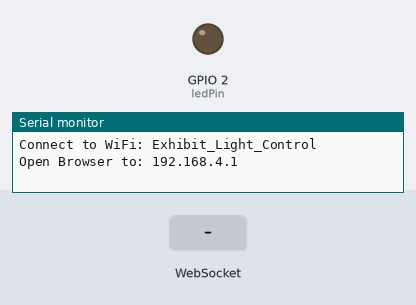
Bench run of a sketch on a simulated ESP32. Parts: output pins drawn as LEDs (lit = HIGH), the last lines printed to the serial monitor. The inputs (shaded band) are chosen by the test bench.

Above: at 1.2 s.
1.3 s: WebSocket text "2" received
At 1.6 s:
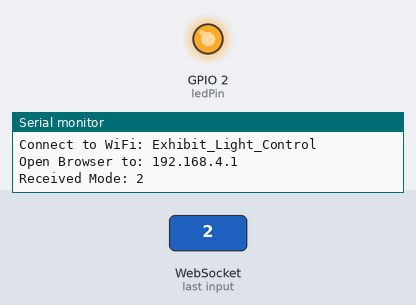
4.3 s: WebSocket text "0" received
At 5.0 s:
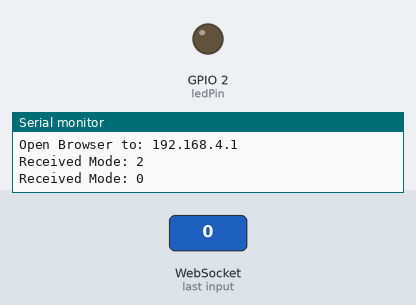
5.8 s: WebSocket text "1" received
At 6.2 s:
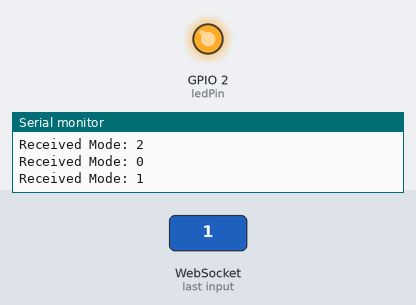
Timing chart, 0 to 8.8 s (numbered marks = the images above; inputs shaded):
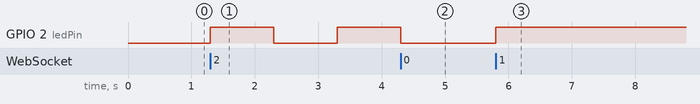

Measured:
- after the input at 1.3 s, GPIO 2 (ledPin): LOW → HIGH at once, → LOW 1.0 s later, → HIGH 1.0 s later
- after the input at 4.3 s, GPIO 2 (ledPin): goes on until 4.3 s, then stays LOW
- after the input at 5.8 s, GPIO 2 (ledPin): LOW → HIGH at once

The sketch:

01access_led.ino
```cpp
#include <WiFi.h>
#include <AsyncTCP.h>
#include <ESPAsyncWebServer.h>

// --- WiFi Settings ---
const char* ssid = "Exhibit_Light_Control";
const char* password = "ucaclive";

// --- Hardware Settings ---
const int ledPin = 2; // Pin 2 is usually the built-in blue LED on the ESP32
int currentMode = 0;  // 0=Off, 1=On, 2=Slow Blink, 3=Fast Blink
bool ledState = false;
unsigned long previousMillis = 0; // Used for non-blocking timers

AsyncWebServer server(80);
AsyncWebSocket ws("/ws");

// --- The HTML/CSS/JS Web App ---
// We put the Figma-style code directly here so you don't need SPIFFS for this test!
const char index_html[] PROGMEM = R"rawliteral(
<!DOCTYPE html>
<html lang="en">
<head>
  <meta charset="UTF-8">
  <meta name="viewport" content="width=device-width, initial-scale=1.0">
  <title>Lighting Control</title>
  <style>
    body { font-family: sans-serif; background-color: #2c3e50; color: white; text-align: center; padding-top: 50px; }
    .card { background: #34495e; padding: 2rem; border-radius: 15px; display: inline-block; box-shadow: 0 10px 20px rgba(0,0,0,0.3); }
    button { border: none; padding: 15px 30px; margin: 10px; border-radius: 50px; font-size: 1.1rem; cursor: pointer; color: white; transition: 0.2s; }
    button:active { transform: scale(0.95); }
    .btn-off { background-color: #e74c3c; }
    .btn-on { background-color: #2ecc71; }
    .btn-blink { background-color: #f39c12; }
  </style>
</head>
<body>
  <div class="card">
    <h1>Exhibit Lighting</h1>
    <p>Tap a button to change the ESP32 sequence.</p>
    <button class="btn-off" onclick="sendSequence('0')">Turn OFF</button>
    <button class="btn-on" onclick="sendSequence('1')">Turn ON</button><br>
    <button class="btn-blink" onclick="sendSequence('2')">Slow Pulse</button>
    <button class="btn-blink" onclick="sendSequence('3')">Fast Strobe</button>
  </div>

  <script>
    var gateway = `ws://${window.location.hostname}/ws`;
    var websocket;

    // Connect to the ESP32 WebSocket as soon as the page loads
    window.onload = function() {
      websocket = new WebSocket(gateway);
    };

    // Send the chosen mode to the ESP32
    function sendSequence(mode) {
      websocket.send(mode);
      console.log("Sent mode: " + mode);
    }
  </script>
</body>
</html>
)rawliteral";

// --- WebSocket Listener ---
// This triggers whenever the phone clicks a button
void handleWebSocketMessage(void *arg, uint8_t *data, size_t len) {
  AwsFrameInfo *info = (AwsFrameInfo*)arg;
  if (info->final && info->index == 0 && info->len == len && info->opcode == WS_TEXT) {
    data[len] = 0; // Null-terminate the string
    String message = (char*)data;

    currentMode = message.toInt(); // Convert the "0", "1", "2", "3" into an integer
    Serial.print("Received Mode: ");
    Serial.println(currentMode);

    // Immediate overrides for On/Off
    if (currentMode == 0) { digitalWrite(ledPin, LOW); ledState = false; }
    if (currentMode == 1) { digitalWrite(ledPin, HIGH); ledState = true; }
  }
}

void onEvent(AsyncWebSocket *server, AsyncWebSocketClient *client, AwsEventType type, void *arg, uint8_t *data, size_t len) {
  if (type == WS_EVT_DATA) {
    handleWebSocketMessage(arg, data, len);
  }
}

// --- Main Setup ---
void setup() {
  Serial.begin(115200);
  pinMode(ledPin, OUTPUT);
  digitalWrite(ledPin, LOW);

  // Start the WiFi Access Point
  WiFi.softAP(ssid, password);
  Serial.print("Connect to WiFi: "); Serial.println(ssid);
  Serial.print("Open Browser to: "); Serial.println(WiFi.softAPIP());

  // Attach the WebSocket listener
  ws.onEvent(onEvent);
  server.addHandler(&ws);

  // Serve the HTML page embedded above
  server.on("/", HTTP_GET, [](AsyncWebServerRequest *request){
    request->send_P(200, "text/html", index_html);
  });

  server.begin();
}

// --- Main Loop ---
void loop() {
  ws.cleanupClients(); // Keep the websocket memory clean

  // We CANNOT use delay() because it freezes the web server.
  // We must use millis() to check how much time has passed.
  if (currentMode == 2 || currentMode == 3) {
    unsigned long currentMillis = millis();
    int blinkSpeed = (currentMode == 2) ? 1000 : 100; // 1000ms for slow, 100ms for fast

    if (currentMillis - previousMillis >= blinkSpeed) {
      previousMillis = currentMillis;
      ledState = !ledState; // Toggle the LED state
      digitalWrite(ledPin, ledState);
    }
  }
}
```
